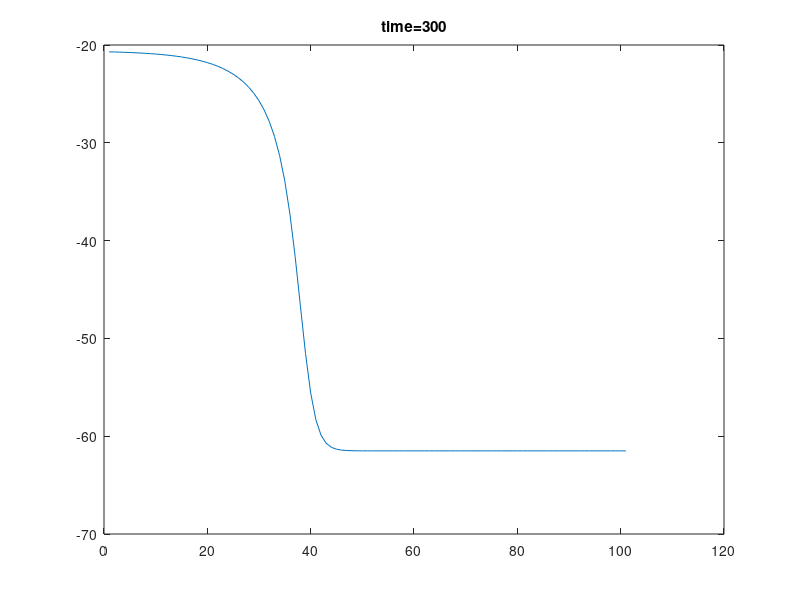

Write MATLAB code to recreate this figure.
function [] = Richard1d_Demo3()
% Richars equation 1D solver tester.
% The function focus on fix Dirichlet BC.
% This function serves as a Demo for all Richard solver developed in this
% project.
% Demo3: use shirft matrix operation to formulate function of ax=b;
%
% Input parameters:
%
% Output parameters:
%
% Examples:
%
% % Short description of example, followed by Matlab code line
% >> matlab code of example
%
% See also: 
% Author:   Wei Xing
% History:  06/05/2017  file created
%
%% Parameter Initial ?This is just a template for later use. PLEASE IGNORE!?
%     % Set standard initialization parameter
%        InitOptStandard = [0.2, 0.25, 0];
%        % InitRand = 0.3 (use normal random inoculation with 30% of domain of variables),
%        % InitNindKeep = 0.2 (keep 20% maximal)
%        % InitNindUniform = 0 (create no random individuals)
%     % Check input parameters
%        % At least the first 2 input parameters are necessary
%        if nargin < 2,  error('Not enough input parameters (at least 2 parameters - individuals and Nind)'); end
%        if isnan(PopInit), PopInit = []; end
%        % The 3. input parameter is optional, default is []
%        if nargin < 3,  VLUB = []; end
%     % the 4. input parameter is optional and can contain multiple options
%        if nargin < 4, InitOpt = []; end
%        if isnan(InitOpt), InitOpt = []; end
%        % When too many options are contained in InitOpt, issue a warning and 
%        % shorten the parameter vector
%        if length(InitOpt) > length(InitOptStandard), 
%           InitOpt = InitOpt(1:length(InitOptStandard)); 
%           warning(' Too many parameters in InitOpt! InitOpt was shortened.');
%        end
tic
%% Setup
% Spatial setup
lengthZ=100;
deltaZ=1;
nZ=lengthZ/deltaZ+1;

% Temporal setup
lengthTime=300;
deltaT=1;
nTime=lengthTime/deltaT;

% Iteration solver setup
nMaxIteration=1000;
maxIteError=0.1;


%% Initialize mesh
% [X,Z] = meshgrid(0:deltaX:lengthX,0:deltaZ:lengthZ);
[Z] = ndgrid(0:deltaZ:lengthZ);
mesh.lengthZ=lengthZ;
mesh.deltaZ=deltaZ;
mesh.nZ=nZ;


%%  Permeability field
scale=0.005;        % overall magnitude of the permeability field. decide the changing speed.
lengthcale=10;     %larger number means less stochastic (more correlation as one zooms in the 
                    %field) field. Thus gives smoother result.
% mesh.Ks=permeabilityField([Z(:)],lengthcale)*scale;


%% initial conditions and boundary value (DBC)
h_init=ones(nZ,1)*-61.5; %value for all initial points
h_init(1,1)=-20.7;       %value for top DBC
h_init(end,1)=-61.5;     %value for bottom DBC

mesh.dbcFlag=zeros(nZ,1);     %specify DBC location
mesh.dbcFlag(1)=1;
mesh.dbcFlag(end)=1;


%% Auxiliary variable   
% P=diag(dbcFlag);  picking up matrix
dbcIndex=find(mesh.dbcFlag);     %specify DBC index for later fitting in value
nodeIndex=find(~mesh.dbcFlag);   %specify free node index

nNode=sum(~mesh.dbcFlag);        %number of free node


%% Main 
mesh.H=h_init;

mesh.C=theataDifFunc(mesh.H);
mesh.K=kFunc(mesh.H);


for t=1:nTime
    
    mesh=picardUpdate(mesh,deltaT,nMaxIteration,maxIteError);   
    TheataRecord(:,:,t)=mesh.H;
    
end

toc  
figure(1)
for t=1:nTime
    plot(TheataRecord(:,:,t))
    title(sprintf('time=%i',t))
    drawnow
    frame(t)=getframe;

end

  
end
%%
function mesh=picardUpdate(mesh,deltaT,nMaxIteration,maxIteError)
%update mesh value using Picards iteration
  
    previousH=mesh.H;
    
    %main
    
    for k=1:nMaxIteration 
        H0=mesh.H;  %preserved for iteration compare
        
        %update mesh value 
        mesh.C=theataDifFunc(mesh.H);
        mesh.K=kFunc(mesh.H);
        
        [A,B]=picardAxbForm2(mesh,previousH,deltaT);
        %solve linear equation
        h=A\(B);
        
        %update mesh value
        nodeIndex=find(~mesh.dbcFlag);   %specify free node index   
        mesh.H(nodeIndex)=h;
         
        %stopping criteria
        sseIte=sum((mesh.H(:)-H0(:)).^2);
        if sqrt(sseIte)<maxIteError 
            break 
        end
        
    end


end

function [A,B]=picardAxbForm(mesh,previousH,deltaT)
%calculate linear system equation Ax=B of free node.
% This function is probabilly the fastest as not auxiliary shirft
% matrix/Picking up matrix is formed explicitly. All done by matrix
% indexing and circshirft

    % Auxiliary variable   
    dbcIndex=find(mesh.dbcFlag);     %specify DBC index for later fitting in value
    nodeIndex=find(~mesh.dbcFlag);   %specify free node index
    nNode=sum(~mesh.dbcFlag);        %number of free node   

    deltaZ=mesh.deltaZ;
    nZ=mesh.nZ;

    %main
%     C=theataDifFunc(mesh.H);
%     K=kFunc(mesh.H);
    
    C=mesh.C;
    K=mesh.K;
    
%     K=kFieldFunc(mesh.H,mesh.Ks);

    centerDiag = (2.*K+ circshift(K,1)+circshift(K,-1))/(2*deltaZ^2)+C/deltaT;  %A_center diagonal %first and last elements are meaningless                    
    upDiag     = (K+ circshift(K,1))/(-2*deltaZ^2);                                %A_up     diagonal %first and last elements are meaningless                  
    downDiag   = (K+ circshift(K,-1))/(-2*deltaZ^2);                               %A_down   diagonal %first and last elements are meaningless 

    B          = -(circshift(K,-1)-circshift(K,1))/(2*deltaZ)+previousH.*C/deltaT;

    %make spare A                    
    %Todo this part may be improved using better sparse diag
    Amethod=1;
    switch Amethod 
        case 1      %Very fast
            A_all=spdiags(centerDiag,0,nZ,nZ) +circshift(spdiags(upDiag,0,nZ,nZ),[0,-1]) +circshift(spdiags(downDiag,0,nZ,nZ),[0,1]);                                          
        case 2
            A_all=sparse (diag(centerDiag,0) +circshift(diag(upDiag,0),[0,-1]) +circshift(diag(downDiag,0),[0,1]));       
        otherwise 
    end

    %pick free node and componsate for dbc involved 

    B=B(nodeIndex)-A_all(nodeIndex,dbcIndex)*mesh.H(dbcIndex);
    A=A_all(nodeIndex,nodeIndex);

end


% POD picardAxbForm
function [A,B]=picardAxbForm2(mesh,previousH,deltaT)
%calculate linear system equation Ax=B of free node with shirft matrix

    % Auxiliary variable   
    dbcIndex=find(mesh.dbcFlag);     %specify DBC index for later fitting in value
    nodeIndex=find(~mesh.dbcFlag);   %specify free node index
    nNode=sum(~mesh.dbcFlag);        %number of free node   

    deltaZ=mesh.deltaZ;
    nZ=mesh.nZ;
   
    C=mesh.C;
    K=mesh.K;
    
    % P=diag(dbcFlag);
    % P=spdiags(dbcFlag,0,nZ,nZ)
    
    % Calculation
    
    Amethod=1;
    switch Amethod
        case 1  %vary fast
            UpShift1Eye =circshift(speye(nZ),[-1,0]);
            lowShift1Eye=circshift(speye(nZ),[1,0]);
        case 2  %fast              
            UpShift1Eye =circshift(spdiags(ones(nZ,1),0,nZ,nZ),[-1,0]);
            lowShift1Eye=circshift(spdiags(ones(nZ,1),0,nZ,nZ),[1,0]);
        case 3  %DONT use 
        % If sparse matrix is not adopted. later calculation would be slow!
%             UpShirft1Eye=spdiags(ones(nZ),0,nZ,nZ);
            UpShift1Eye=diag(ones(nZ,1));                  %spdiags and diag takes similar time but different memory 
            UpShift1Eye=circshift(UpShift1Eye,[-1,0]);    %circshift is quick and use almost no time 
            lowShift1Eye=diag(ones(nZ,1));
            lowShift1Eye=circshift(lowShift1Eye,[1,0]);
    end
    
%     K=kFieldFunc(mesh.H,mesh.Ks);
    
    Amethod=1;
    switch Amethod
        case 1  
            %write 3 diagonal band  %very fast. as avoid matrix 
            %calculation and use a element wise operation.
            centerDiag = (2.*K+ lowShift1Eye*K+UpShift1Eye*K)/(2*deltaZ^2)+C/deltaT;       %A_center diagonal %first and last elements are meaningless                    
            upDiag     = (K+ lowShift1Eye*K)/(-2*deltaZ^2);                                %A_up     diagonal %first and last elements are meaningless                  
            downDiag   = (K+ UpShift1Eye*K)/(-2*deltaZ^2);                                 %A_down   diagonal %first and last elements are meaningless         
        case 2     
            %rewrite 3 diagonal band  %fast. do matrix calculation though
            %using sparse operations.
            centerDiag = (2.*speye(nZ)+lowShift1Eye+UpShift1Eye)./(2*deltaZ^2)*K+C/deltaT;   
            upDiag     = (speye(nZ)+lowShift1Eye)./(2*deltaZ^2)*K;
            downDiag   = (speye(nZ)+UpShift1Eye)./(2*deltaZ^2)*K;
    end
    
    B          = -(UpShift1Eye*K-lowShift1Eye*K)/(2*deltaZ)+previousH.*C/deltaT;

    %make spare metrix A                    
    %Todo this part may be improved using better sparse diag
    Amethod=4;
    switch Amethod 
        case 1      %Very fast
            A_all=spdiags(centerDiag,0,nZ,nZ) +circshift(spdiags(upDiag,0,nZ,nZ),[0,-1]) +circshift(spdiags(downDiag,0,nZ,nZ),[0,1]);                                          
        case 2      %Slow. Always NOT creat full matrix and then sparse it.
            A_all=sparse (diag(centerDiag,0) +circshift(diag(upDiag,0),[0,-1]) +circshift(diag(downDiag,0),[0,1]));   
        case 3      %not necessary but show a more clear formulation
            left1Eye=circshift(spdiags(ones(nZ),0,nZ,nZ),[0,-1]);
            right1Eye=circshift(spdiags(ones(nZ),0,nZ,nZ),[0,1]);
            A_all=spdiags(centerDiag,0,nZ,nZ) +spdiags(upDiag,0,nZ,nZ)*left1Eye + spdiags(downDiag,0,nZ,nZ)*right1Eye;   
        case 4
            A_all=spdiags(centerDiag,0,nZ,nZ) +spdiags(upDiag,0,nZ,nZ)*lowShift1Eye + spdiags(downDiag,0,nZ,nZ)*UpShift1Eye;  
        case 5
%             A_all=spdiags(centerDiag,0,nZ,nZ) +spdiags(upDiag,0,nZ,nZ)*lowShift1Eye + spdiags(downDiag,0,nZ,nZ)*UpShift1Eye;  
        case 6
            A_all=centerDiag*speye(nZ) +upDiag*speye(nZ)*lowShift1Eye + downDiag*speye(nZ)*lowShift1Eye;  
        otherwise 
    end

    %pick free node and componsate for dbc involved 

    B=B(nodeIndex)-A_all(nodeIndex,dbcIndex)*mesh.H(dbcIndex);
    A=A_all(nodeIndex,nodeIndex);

end




%% 
function mesh=picardUpdate2(mesh,deltaT,nMaxIteration,maxIteError)
% update mesh value using Picards iteration including calculate linear system equation Ax=B of free node.

    % Auxiliary variable   
    dbcIndex=find(mesh.dbcFlag);     %specify DBC index for later fitting in value
    nodeIndex=find(~mesh.dbcFlag);   %specify free node index
    nNode=sum(~mesh.dbcFlag);        %number of free node   
    
    deltaZ=mesh.deltaZ;
    nZ=mesh.nZ;
    
    previousH=mesh.H;
    
    %main
    for k=1:nMaxIteration 
    
        H0=mesh.H;  %preserved for iteration compare
                
        C=theataDifFunc(mesh.H);
        K=kFunc(mesh.H);
%         K=kFieldFunc(mesh.H,mesh.Ks);

        centerDiag = (2.*K+ circshift(K,1)+circshift(K,-1))/(2*deltaZ^2)+C/deltaT;  %A_center diagonal %first and last elements are meaningless                    
        upDiag     = (K+ circshift(K,1))/(-2*deltaZ^2);                                %A_up     diagonal %first and last elements are meaningless                  
        downDiag   = (K+ circshift(K,-1))/(-2*deltaZ^2);                               %A_down   diagonal %first and last elements are meaningless 

        B      = (circshift(K,-1)-circshift(K,1))/(2*deltaZ)-previousH.*C/deltaT;

        %make spare A                    
        %Todo this part maybe improved using better sparse diag
        Amethod=1;
        switch Amethod 
            case 1      %Very fast
                A_all=spdiags(centerDiag,0,nZ,nZ) +circshift(spdiags(upDiag,0,nZ,nZ),[0,-1]) +circshift(spdiags(downDiag,0,nZ,nZ),[0,1]);                                          
            case 2
                A_all=sparse (diag(centerDiag,0) +circshift(diag(upDiag,0),[0,-1]) +circshift(diag(downDiag,0),[0,1]));       
            otherwise 
        end

        %pick free node and componsate for dbc involved 

        B=B(nodeIndex)+A_all(nodeIndex,dbcIndex)*mesh.H(dbcIndex);
        A=A_all(nodeIndex,nodeIndex);


        %solve linear equation
        h=A\(-B);
        mesh.H(nodeIndex)=h;
        
        %stopping criteria
        sseIte=sum((mesh.H(:)-H0(:)).^2);
        if sqrt(sseIte)<maxIteError 
            break 
        end
        
    end
       
            
end



%% 
function picardAbForm()
% different way to update mesh value using Picards iteration including calculate linear system equation Ax=B of free node.

            imethod=3;
            switch imethod 
                case 1      %simple, easy to understand but slow program
                    
                    indexMatrix=zeros(nZ,1);
                    indexMatrix(2:end-1)=1:nZ-2;                
                    i=1;
                    
                    for j =2:nZ-1

                        kHalfUp   =(K(j,i)+K(j-1,i))/2;
                        kHalfDown =(K(j,i)+K(j+1,i))/2;

                        cCenter=C(j,i);

                        wUp   = -kHalfUp  ./deltaZ^2;
                        wDown = -kHalfDown./deltaZ^2;

                        wCenter=cCenter/deltaTime-wUp-wDown;
                        b=(kHalfDown-kHalfUp)/deltaZ-H_PreviousTime(j,i)*cCenter/deltaTime;

                        indexCenter=indexMatrix(j,i);
                        indexUp=indexMatrix(j-1,i);
                        indexDown=indexMatrix(j+1,i);

                        %Check BC and modify 
                        %check if top BC
                        if j==2 
                            indexUp=0;
                            b=b+wUp*H(j-1,i);
                        end

                        %check if bottom BC
                        if j==nZ-1 
                            indexDown=0;
                            b=b+wDown*H(j+1,i);
                        end

                        if indexUp>0 A(indexCenter,indexUp)=wUp; end
                        if indexDown>0 A(indexCenter,indexDown)=wDown; end

                        A(indexCenter,indexCenter)=wCenter;
                        B(indexCenter,1)=b;

                    end
                    
                case 2         %% Method II semi-Vectorize code (prepare for Method III)        
                    
                    Atemp=zeros(nZ);
                    Btemp=zeros(nZ,1);
%                     nZ=nNode;

                    for i=2:nZ-1    % for all non-boundary points
                       Atemp(i,i)   = (2*K(i)+ K(i-1)+K(i+1))/(2*deltaZ^2)+C(i)/deltaTime;
                       Atemp(i,i-1) = (K(i)+ K(i-1))/(-2*deltaZ^2);
                       Atemp(i,i+1) = (K(i)+ K(i+1))/(-2*deltaZ^2); 
                       Btemp(i)     = (K(i+1)-K(i-1))/(2*deltaZ)-H_PreviousTime(i)*C(i)/deltaTime;

                    end

                    A=Atemp(nodeIndex,nodeIndex);
                    B=Btemp(nodeIndex)+Atemp(nodeIndex,dbcIndex)*H(dbcIndex);
                    
                case 3      %% Method III Vectorize code    
                    
                    centerDiag = (2.*K+ circshift(K,1)+circshift(K,-1))/(2*deltaZ^2)+C/deltaTime;  %A_center diagonal %first and last elements are meaningless                    
                    upDiag     = (K+ circshift(K,1))/(-2*deltaZ^2);                                %A_up     diagonal %first and last elements are meaningless                  
                    downDiag   = (K+ circshift(K,-1))/(-2*deltaZ^2);                               %A_down   diagonal %first and last elements are meaningless 
                        
                    Btemp      = (circshift(K,-1)-circshift(K,1))/(2*deltaZ)-H_PreviousTime.*C/deltaTime;
                                      
                    %make spare A                    
                    %Todo this part maybe improved using better sparse diag
                    Amethod=1;
                    switch Amethod 
                        case 1      %Very fast
                            Atemp=spdiags(centerDiag,0,nZ,nZ) +circshift(spdiags(upDiag,0,nZ,nZ),[0,-1]) +circshift(spdiags(downDiag,0,nZ,nZ),[0,1]);                                          
                        case 2
                            Atemp=sparse (diag(centerDiag,0) +circshift(diag(upDiag,0),[0,-1]) +circshift(diag(downDiag,0),[0,1]));       
                        otherwise 
                    end
                                                                        
                    %pick free node and componsate for dbc involved 
                    A=Atemp(nodeIndex,nodeIndex);
                    B=Btemp(nodeIndex)+Atemp(nodeIndex,dbcIndex)*H(dbcIndex);
             
                otherwise 
                    error('no such method')
            end
    end



%% Other functions
function theata=theataFunc(h)
theataS=0.287;
theataR=0.075;
alpha=1.611e6;
beta=3.96;

result=alpha.*(theataS-theataR)/(alpha+abs(h).^beta)+theataR;
end

function theataDif=theataDifFunc(h)
theata_s=0.287;
theata_r=0.075;
alpha=1.611e6;
beta=3.96;

theataDif=-alpha.*(theata_s-theata_r).*-1.*(alpha+abs(h).^beta).^(-2).*abs(h).^(beta-1);

end

function result=kFunc(h)
rho=1.175e6;
r=4.74;
k_s=0.00944;

result=k_s.*rho./(rho+abs(h).^r);
end

function result=kFieldFunc(h,ks)
% h and k must be the same sizes
rho=1.175e6;
r=4.74;

result=ks.*rho./(rho+abs(h).^r);
end

%% permeability field generator
function Ks=permeabilityField(X,lengthcale)
% permeability generator (log-normal) given X coordinates and measure lengthscale.
%
% log(ks)=z~N(0,cov(x1,x2))
% cov[z_{12}]=cov(x1,x2)=exp(-|x1-x2|/c) and E[z]=0
%
% pointCoordinate=[X(:),Z(:)];

%larger number means less stochastic field. Thus less smooth.
% lengthcale=10; 

[nX,dimX]=size(X);

%calculate distance matrix
distance = pdist(X);
distanceMatrix = squareform(distance);

%calculate covariance matrix
covMatrix=exp(-distanceMatrix./lengthcale);    

% KL decomposition on covariance matrix via SVD/eigen decomposition
% [klBasis,klEigenValue] = eigs(covMatrix,nY*nX); 
[klBasis,klEigenValue,~] = svds(covMatrix,nX); 


% [nKlBasis,~]=sizes(klBasis);


%Generate independent normal samples 
seed=101;
rng(seed);
sample= randn(nX,1);

%make multivariate Gaussian distributions with samples. zero mean.
%Covariance specified though KL basis.
Ks=klBasis*sqrt(klEigenValue)*sample;
% Ks=reshape(Ks,nY,nX);

% a log (multi) normal permeability field
Ks=exp(Ks);

end

